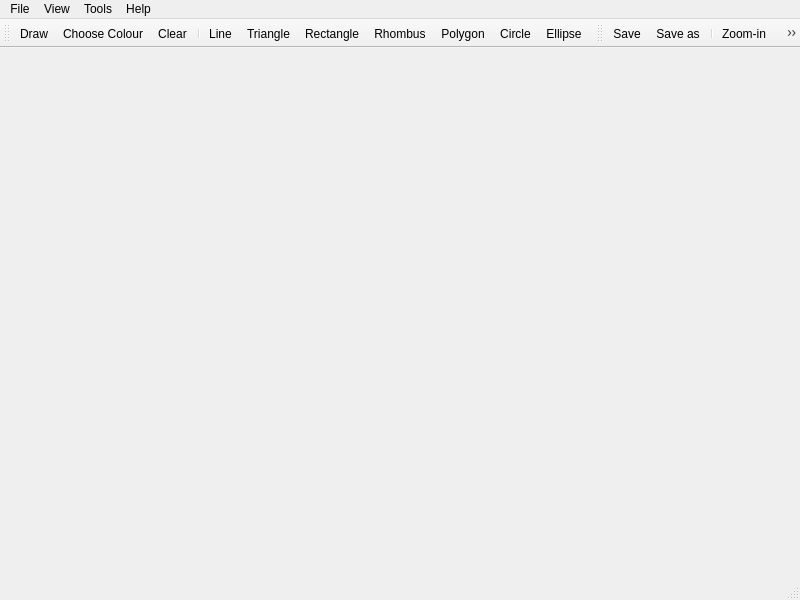
<?xml version="1.0" encoding="UTF-8"?>
<ui version="4.0">
 <class>MainWindow</class>
 <widget class="QMainWindow" name="MainWindow">
  <property name="geometry">
   <rect>
    <x>0</x>
    <y>0</y>
    <width>800</width>
    <height>600</height>
   </rect>
  </property>
  <property name="windowTitle">
   <string>MainWindow</string>
  </property>
  <widget class="QWidget" name="centralwidget">
   <layout class="QVBoxLayout" name="verticalLayout"/>
  </widget>
  <widget class="QMenuBar" name="menubar">
   <property name="geometry">
    <rect>
     <x>0</x>
     <y>0</y>
     <width>800</width>
     <height>25</height>
    </rect>
   </property>
   <widget class="QMenu" name="menuFile">
    <property name="title">
     <string>File</string>
    </property>
    <addaction name="actionNew"/>
    <addaction name="actionOpen"/>
    <addaction name="separator"/>
    <addaction name="actionSave"/>
    <addaction name="actionSave_as"/>
    <addaction name="separator"/>
    <addaction name="actionExit"/>
   </widget>
   <widget class="QMenu" name="menuHelp">
    <property name="title">
     <string>Help</string>
    </property>
    <addaction name="actionInstruction"/>
   </widget>
   <widget class="QMenu" name="menuView">
    <property name="title">
     <string>View</string>
    </property>
    <addaction name="actionZoom_in"/>
    <addaction name="actionZoom_out"/>
   </widget>
   <widget class="QMenu" name="menuTools">
    <property name="title">
     <string>Tools</string>
    </property>
    <widget class="QMenu" name="menuFigure">
     <property name="title">
      <string>Shape</string>
     </property>
     <addaction name="actionLine"/>
     <addaction name="actionTriangle"/>
     <addaction name="actionRhombus"/>
     <addaction name="actionRectangle"/>
     <addaction name="actionPolygon"/>
     <addaction name="actionCircle"/>
     <addaction name="actionEllipse"/>
    </widget>
    <addaction name="menuFigure"/>
    <addaction name="actionDraw"/>
    <addaction name="actionChoose_Colour"/>
    <addaction name="actionClear"/>
   </widget>
   <addaction name="menuFile"/>
   <addaction name="menuView"/>
   <addaction name="menuTools"/>
   <addaction name="menuHelp"/>
  </widget>
  <widget class="QStatusBar" name="statusbar"/>
  <widget class="QToolBar" name="toolBar">
   <property name="windowTitle">
    <string>toolBar</string>
   </property>
   <attribute name="toolBarArea">
    <enum>TopToolBarArea</enum>
   </attribute>
   <attribute name="toolBarBreak">
    <bool>false</bool>
   </attribute>
   <addaction name="actionDraw"/>
   <addaction name="actionChoose_Colour"/>
   <addaction name="actionClear"/>
   <addaction name="separator"/>
   <addaction name="actionLine"/>
   <addaction name="actionTriangle"/>
   <addaction name="actionRectangle"/>
   <addaction name="actionRhombus"/>
   <addaction name="actionPolygon"/>
   <addaction name="actionCircle"/>
   <addaction name="actionEllipse"/>
  </widget>
  <widget class="QToolBar" name="toolBar_2">
   <property name="windowTitle">
    <string>toolBar_2</string>
   </property>
   <attribute name="toolBarArea">
    <enum>TopToolBarArea</enum>
   </attribute>
   <attribute name="toolBarBreak">
    <bool>false</bool>
   </attribute>
   <addaction name="actionSave"/>
   <addaction name="actionSave_as"/>
   <addaction name="separator"/>
   <addaction name="actionZoom_in"/>
   <addaction name="actionZoom_out"/>
   <addaction name="separator"/>
   <addaction name="actionInstruction"/>
   <addaction name="actionExit"/>
  </widget>
  <action name="actionSave">
   <property name="checkable">
    <bool>false</bool>
   </property>
   <property name="icon">
    <iconset resource="design.qrc">
     <normaloff>:/icons/icons/icons8-сохранить-32.png</normaloff>:/icons/icons/icons8-сохранить-32.png</iconset>
   </property>
   <property name="text">
    <string>Save</string>
   </property>
  </action>
  <action name="actionOpen">
   <property name="checkable">
    <bool>false</bool>
   </property>
   <property name="icon">
    <iconset resource="design.qrc">
     <normaloff>:/icons/icons/icons8-импортировать-32.png</normaloff>:/icons/icons/icons8-импортировать-32.png</iconset>
   </property>
   <property name="text">
    <string>Open</string>
   </property>
  </action>
  <action name="actionInstruction">
   <property name="checkable">
    <bool>false</bool>
   </property>
   <property name="icon">
    <iconset resource="design.qrc">
     <normaloff>:/icons/icons/icons8-помощь-32.png</normaloff>:/icons/icons/icons8-помощь-32.png</iconset>
   </property>
   <property name="text">
    <string>Instruction</string>
   </property>
  </action>
  <action name="actionNew">
   <property name="icon">
    <iconset resource="design.qrc">
     <normaloff>:/icons/icons/icons8-новый-файл-32.png</normaloff>:/icons/icons/icons8-новый-файл-32.png</iconset>
   </property>
   <property name="text">
    <string>New</string>
   </property>
  </action>
  <action name="actionExit">
   <property name="icon">
    <iconset resource="design.qrc">
     <normaloff>:/icons/icons/icons8-exit-32.png</normaloff>:/icons/icons/icons8-exit-32.png</iconset>
   </property>
   <property name="text">
    <string>Exit</string>
   </property>
  </action>
  <action name="actionZoom_in">
   <property name="icon">
    <iconset resource="design.qrc">
     <normaloff>:/icons/icons/icons8-zoom-in-32.png</normaloff>:/icons/icons/icons8-zoom-in-32.png</iconset>
   </property>
   <property name="text">
    <string>Zoom-in</string>
   </property>
  </action>
  <action name="actionZoom_out">
   <property name="icon">
    <iconset resource="design.qrc">
     <normaloff>:/icons/icons/icons8-zoom-out-32.png</normaloff>:/icons/icons/icons8-zoom-out-32.png</iconset>
   </property>
   <property name="text">
    <string>Zoom-out</string>
   </property>
  </action>
  <action name="actionSave_as">
   <property name="icon">
    <iconset resource="design.qrc">
     <normaloff>:/icons/icons/icons8-сохранить-как-32.png</normaloff>:/icons/icons/icons8-сохранить-как-32.png</iconset>
   </property>
   <property name="text">
    <string>Save as</string>
   </property>
  </action>
  <action name="actionLine">
   <property name="checkable">
    <bool>true</bool>
   </property>
   <property name="icon">
    <iconset resource="design.qrc">
     <normaloff>:/icons/icons/icons8-линия-32.png</normaloff>:/icons/icons/icons8-линия-32.png</iconset>
   </property>
   <property name="text">
    <string>Line</string>
   </property>
  </action>
  <action name="actionCircle">
   <property name="checkable">
    <bool>true</bool>
   </property>
   <property name="icon">
    <iconset resource="design.qrc">
     <normaloff>:/icons/icons/icons8-круг-32.png</normaloff>:/icons/icons/icons8-круг-32.png</iconset>
   </property>
   <property name="text">
    <string>Circle</string>
   </property>
  </action>
  <action name="actionEllipse">
   <property name="checkable">
    <bool>true</bool>
   </property>
   <property name="icon">
    <iconset resource="design.qrc">
     <normaloff>:/icons/icons/icons8-эллипс-32.png</normaloff>:/icons/icons/icons8-эллипс-32.png</iconset>
   </property>
   <property name="text">
    <string>Ellipse</string>
   </property>
  </action>
  <action name="actionTriangle">
   <property name="checkable">
    <bool>true</bool>
   </property>
   <property name="icon">
    <iconset resource="design.qrc">
     <normaloff>:/icons/icons/icons8-треугольник-32.png</normaloff>:/icons/icons/icons8-треугольник-32.png</iconset>
   </property>
   <property name="text">
    <string>Triangle</string>
   </property>
  </action>
  <action name="actionPolygon">
   <property name="checkable">
    <bool>true</bool>
   </property>
   <property name="icon">
    <iconset resource="design.qrc">
     <normaloff>:/icons/icons/icons8-многоугольник-32.png</normaloff>:/icons/icons/icons8-многоугольник-32.png</iconset>
   </property>
   <property name="text">
    <string>Polygon</string>
   </property>
  </action>
  <action name="actionRectangle">
   <property name="checkable">
    <bool>true</bool>
   </property>
   <property name="icon">
    <iconset resource="design.qrc">
     <normaloff>:/icons/icons/icons8-прямоугольник-32.png</normaloff>:/icons/icons/icons8-прямоугольник-32.png</iconset>
   </property>
   <property name="text">
    <string>Rectangle</string>
   </property>
  </action>
  <action name="actionRhombus">
   <property name="checkable">
    <bool>true</bool>
   </property>
   <property name="icon">
    <iconset resource="design.qrc">
     <normaloff>:/icons/icons/icons8-ромб-32.png</normaloff>:/icons/icons/icons8-ромб-32.png</iconset>
   </property>
   <property name="text">
    <string>Rhombus</string>
   </property>
  </action>
  <action name="actionDraw">
   <property name="checkable">
    <bool>true</bool>
   </property>
   <property name="icon">
    <iconset resource="design.qrc">
     <normaloff>:/icons/icons/icons8-draw-32.png</normaloff>:/icons/icons/icons8-draw-32.png</iconset>
   </property>
   <property name="text">
    <string>Draw</string>
   </property>
  </action>
  <action name="actionChoose_Colour">
   <property name="icon">
    <iconset resource="design.qrc">
     <normaloff>:/icons/icons/icons8-colour-32.png</normaloff>:/icons/icons/icons8-colour-32.png</iconset>
   </property>
   <property name="text">
    <string>Choose Colour</string>
   </property>
  </action>
  <action name="actionClear">
   <property name="icon">
    <iconset resource="design.qrc">
     <normaloff>:/icons/icons/icons8-очистить-корзину-32.png</normaloff>:/icons/icons/icons8-очистить-корзину-32.png</iconset>
   </property>
   <property name="text">
    <string>Clear</string>
   </property>
  </action>
 </widget>
 <resources>
  <include location="design.qrc"/>
 </resources>
 <connections/>
</ui>
